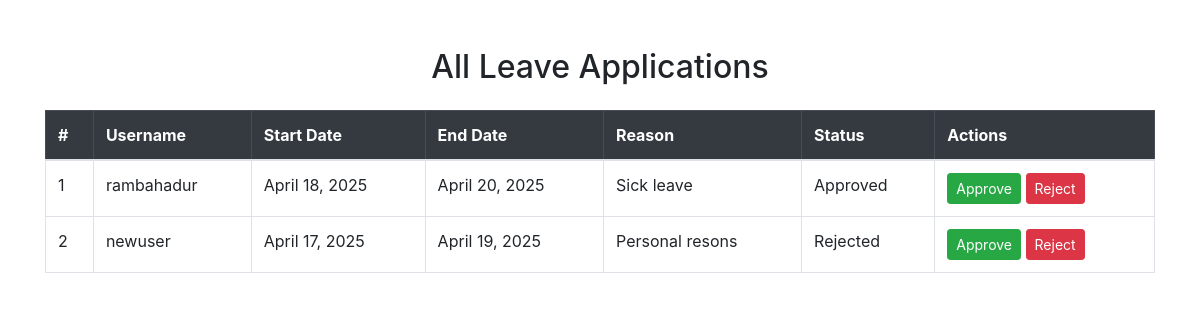
/all-leave-applications/ (signed in), run on the app's committed database.
### hr_app/models.py (models this page shows, shortened)
class LeaveRequest(models.Model):
    STATUS_CHOICES = [
        ('Pending', 'Pending'),
        ('Approved', 'Approved'),
        ('Rejected', 'Rejected'),
    ]
    employee = models.ForeignKey(User, on_delete=models.CASCADE)
    reason = models.TextField()
    start_date = models.DateField()
    end_date = models.DateField()
    submitted_at = models.DateTimeField(auto_now_add=True)
    status = models.CharField(max_length=10, choices=STATUS_CHOICES, default='Pending')

### hr_app/views.py (the view)
# urls.py: path('all-leave-applications/', views.view_all_leaves, name='view_all_leaves'),
@login_required
def view_all_leaves(request):
    leave_applications = LeaveRequest.objects.all().order_by('-id')
    return render(request, 'view_all_leaves.html', {'leave_applications': leave_applications})

### hr_app/templates/view_all_leaves.html
{% extends 'base.html' %}
{% block body %}
<div class="container my-5">
    <h2 class="text-center mb-4">All Leave Applications</h2>
    <table class="table table-bordered table-hover">
        <thead class="table-dark">
            <tr>
                <th>#</th>
                <th>Username</th>
                <th>Start Date</th>
                <th>End Date</th>
                <th>Reason</th>
                <th>Status</th>
                <th>Actions</th>
            </tr>
        </thead>
        <tbody>
            {% for leave in leave_applications %}
            <tr>
                <td>{{ forloop.counter }}</td>
                <td>{{ leave.employee }}</td>
                <td>{{ leave.start_date }}</td>
                <td>{{ leave.end_date }}</td>
                <td>{{ leave.reason }}</td>
                <td>
                    {% if leave.status %}
                        {{ leave.status }}
                    {% else %}
                        Pending
                    {% endif %}
                </td>
                <td>
                    <a href="{% url 'approve_leave' leave.pk %}" class="btn btn-success btn-sm">Approve</a>
                    <a href="{% url 'reject_leave' leave.pk %}" class="btn btn-danger btn-sm">Reject</a>
                </td>
            </tr>
            {% empty %}
            <tr>
                <td colspan="7" class="text-center">No leave applications found.</td>
            </tr>
            {% endfor %}
        </tbody>
    </table>
</div>
{% endblock %}

### data on the page
LeaveRequest: employee "rambahadur", start_date "April 18, 2025", end_date "April 20, 2025", reason "Sick leave", status "Approved"
LeaveRequest: employee "newuser", start_date "April 17, 2025", end_date "April 19, 2025", reason "Personal resons", status "Rejected"
